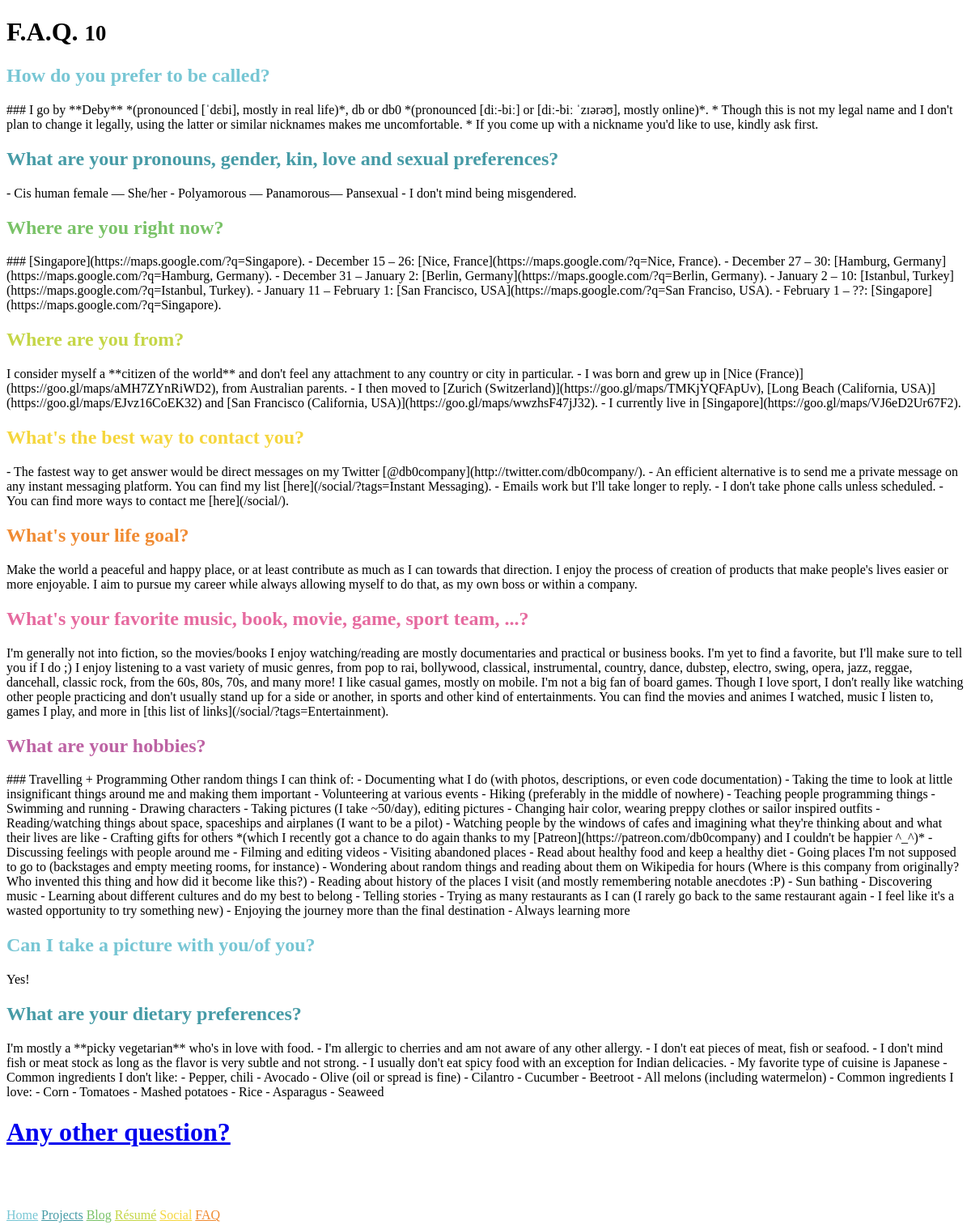
The app's page /faq/, older data.
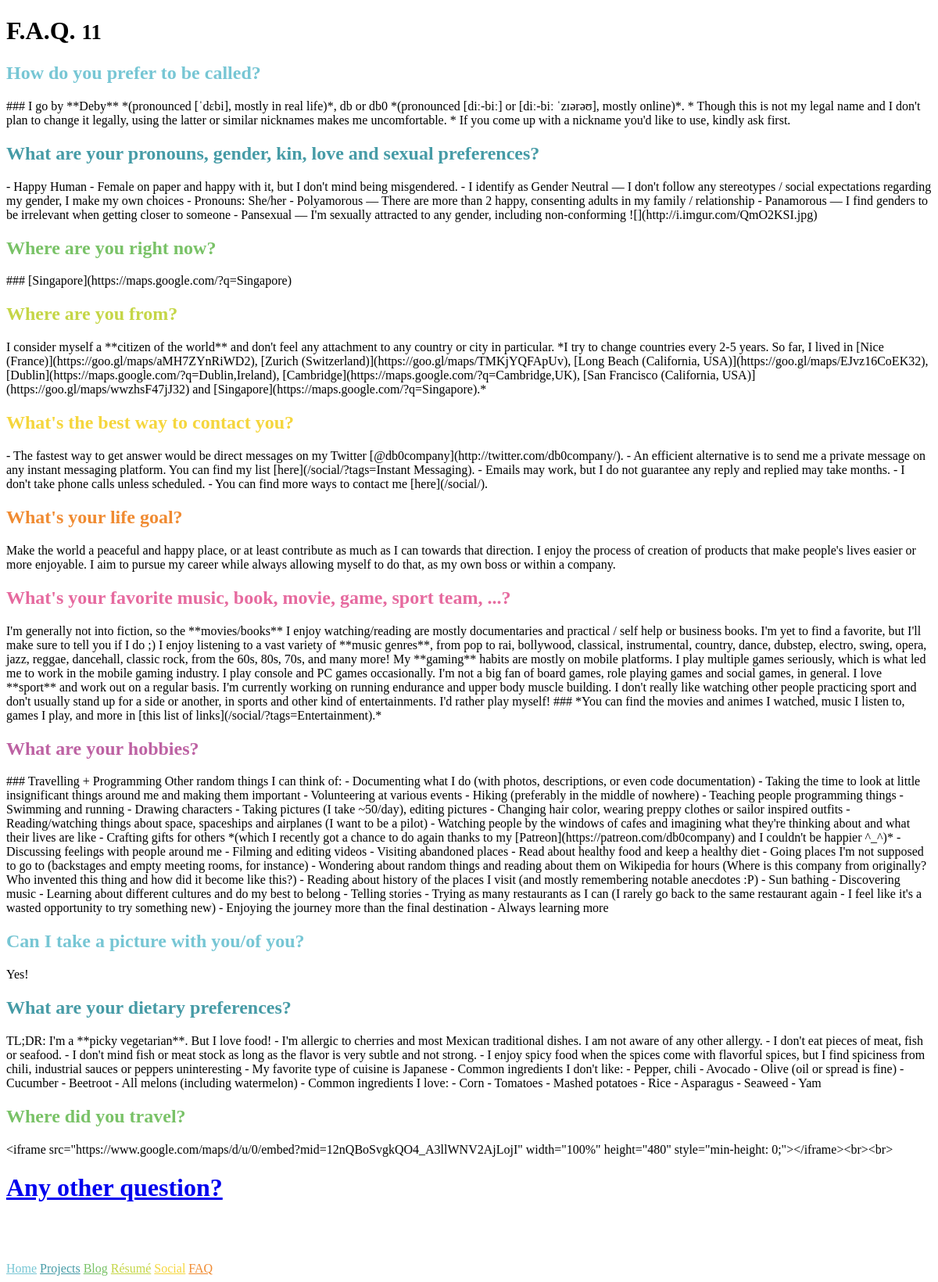
The same page, newer data.
### web/models.py (models this page shows, shortened)
class FAQ(models.Model):
    question = models.CharField(max_length=200)
    answer = models.TextField()
    importance = models.PositiveIntegerField(default=50)

### web/views.py (the view)
# urls.py: url(r'^faq[/]+$', views.faq, name='faq'),
def faq(request):
    context = globalContext(request)
    context['questions'] = models.FAQ.objects.all().order_by('-importance')
    for (question, color) in zip(context['questions'], utils.getRainbowFromSize(len(context['questions']))):
        question.color = color
    return render(request, 'faq.html', context)

### web/utils.py (called while the page is built)
def getRainbowFromSize(size):
    if size > len(RAINBOW):
        return (RAINBOW * int(math.ceil(size / len(RAINBOW))))[:size]
    step = int(round(len(RAINBOW) / size))
    new_rainbow = []
    i = 0
    while i < len(RAINBOW):
        new_rainbow.append(RAINBOW[i])
        i += step
    if len(new_rainbow) < size:
        new_rainbow.append(RAINBOW[-1])
    return new_rainbow

### web/views.py (called while the page is built)
def globalContext(request, nav=NAV):
    rainbow = utils.getRainbowFromSize(len(nav))
    return {
        'current': resolve(request.path_info).url_name,
        'static_url': (settings.STATIC_FULL_URL + settings.STATIC_URL).replace('//static', '/static'),
        'site_name': 'db0.company',
        'site_description': 'Deby Lepage Official Website',
        'debug': settings.DEBUG,
        'static_files_version': '2',
        'rainbow': [(
            (index * (100/len(RAINBOW))),
            ((index + 1) * (100 / (len(RAINBOW)))),
            color,
        ) for index, color in enumerate(RAINBOW)],
        'nav': [tuple(list(info) + [rainbow[index]]) for index, info in enumerate(nav)],
    }

### web/templates/faq.html
{% extends 'base.html' %}
{% block content %}
<div class="faq-content">
  <h1 class="title">
    F.A.Q. <small>{{ questions|length }}</small>
  </h1>
  {% for question in questions %}
  <h2 style="color: {{ question.color }};">{{ question.question }}</h2>
  <p class="markdown answer">{{ question.answer }}</p>
  {% endfor %}
  <h1><a href="https://goo.gl/forms/SV32VwYjk6wel3UE3" target="_blank">Any other question?</a></h1>
  <br><br><br>
</div>
{% endblock %}

### web/templates/base.html (shortened to what this page needs)
<!DOCTYPE html>
<html lang="en" id="html-current-{{ current }}">
  <head>
    {% if debug %}
    <link rel="stylesheet/less" type="text/css" href="/static/less/style.less" />
    {% else %}
    <link rel="stylesheet" href="{{ static_url }}css/style.css?{{ static_files_version }}">
    {% endif %}
  </head>
  <body id="current-{{ current }}">
    <div id="topbar" style="background-image: linear-gradient(to right{% for start, end, color in rainbow %}, {{ color }} {{ start }}%, {{ color }} {{ end }}%{% endfor %});"></div><main>
      {% block content %}{% endblock %}
    </main>
    {% if not hide_nav %}
    <div class="bottom-right-buttons">
      {% for name, title, url, color in nav %}
      <a href="{{ url }}" style="color: {{ color }}; border-color: {{ color }};"{% if current == name %} class="current"{% endif %}>{{ title }}</a>
      {% endfor %}
    </div>
    {% endif %}
  </body>
</html>

Row changes from the older to the newer data that the page shows:
changed FAQ "What are your pronouns, gender, kin, love and sexual preferences?": answer "- Cis human female — She/her - Polyamorous — Panamorous— Pansexual - I don't mind being misgendered." → "- Happy Human - Female on paper and happy with it, but I don't mind being misgendered. - I identify as Gender Neutral — I don't follow any stereotypes / social expectations regarding my gender, I make my own choices - Pronouns: She/her - Polyamorous — There are more than 2 happy, consenting adults in my family / relationship - Panamorous — I find genders to be irrelevant when getting closer to someone - Pansexual — I'm sexually attracted to any gender, including non-conforming ![](http://i.imgur.com/QmO2KSI.jpg)"
changed FAQ "Where are you right now?": answer "### [Singapore](https://maps.google.com/?q=Singapore). - December 15 – 26: [Nice, France](https://maps.google.com/?q=Nice, France). - December 27 – 30: [Hamburg, Germany](https://maps.google.com/?q=Hamburg, Germany). - December 31 – January 2: [Berlin, Germany](https://maps.google.com/?q=Berlin, Germany). - January 2 – 10: [Istanbul, Turkey](https://maps.google.com/?q=Istanbul, Turkey). - January 11 – February 1: [San Francisco, USA](https://maps.google.com/?q=San Franciso, USA). - February 1 – ??: [Singapore](https://maps.google.com/?q=Singapore)." → "### [Singapore](https://maps.google.com/?q=Singapore)"
changed FAQ "Where are you from?": answer "…or city in particular. - I was born and grew up in [Nice (France)](https://goo.gl/maps/aMH7ZYnRiWD2), from Australian parents. - I then moved to [Zurich (Switzerland)](https://goo.gl/maps/TMKjYQFApUv), [Long Beach (California, USA)](https://goo.gl/maps/EJvz16CoEK32) and [San Francisco (California, USA)](https://goo.gl/maps/wwzhsF47jJ32). - I currently live in [Singapore](https://goo.gl/maps/VJ6eD2Ur67F2)." → "…or city in particular. *I try to change countries every 2-5 years. So far, I lived in [Nice (France)](https://goo.gl/maps/aMH7ZYnRiWD2), [Zurich (Switzerland)](https://goo.gl/maps/TMKjYQFApUv), [Long Beach (California, USA)](https://goo.gl/maps/EJvz16CoEK32), [Dublin](https://maps.google.com/?q=Dublin,Ireland), [Cambridge](https://maps.google.com/?q=Cambridge,UK), [San Francisco (California, USA)](https://goo.gl/maps/wwzhsF47jJ32) and [Singapore](https://maps.google.com/?q=Singapore).*"
changed FAQ "What's the best way to contact you?": answer "…[here](/social/?tags=Instant Messaging). - Emails work but I'll take longer to reply. - I don't take…" → "…[here](/social/?tags=Instant Messaging). - Emails may work, but I do not guarantee any reply and replied may take months. - I don't take…"
changed FAQ "What's your favorite music, book, movie, game, sport team, ...?": answer "…into fiction, so the movies/books I enjoy watching/reading are mostly documentaries and practical or business books. I'm yet to find a favorite, but I'll make sure to tell you if I do ;) I enjoy listening to a vast variety of music genres, from pop to rai, bollywood, classical, instrumental, country, dance, dubstep, electro, swing, opera, jazz, reggae, dancehall, classic rock, from the 60s, 80s, 70s, and many more! I like casual games, mostly on mobile. I'm not a big fan of board games. Though I love sport, I don't really like watching other people practicing and don't usually stand up for a side or another, in sports and other kind of entertainments. You can find the movies and animes I…" → "…into fiction, so the **movies/books** I enjoy watching/reading are mostly documentaries and practical / self help or business books. I'm yet to find a favorite, but I'll make sure to tell you if I do ;) I enjoy listening to a vast variety of **music genres**, from pop to rai, bollywood, classical, instrumental, country, dance, dubstep, electro, swing, opera, jazz, reggae, dancehall, classic rock, from the 60s, 80s, 70s, and many more! My **gaming** habits are mostly on mobile platforms. I play multiple games seriously, which is what led me to work in the mobile gaming industry. I play console and PC games occasionally. I'm not a big fan of board games, role playing games and social games,…"
changed FAQ "What are your dietary preferences?": answer "I'm mostly a **picky vegetarian** who's in love with food. - I'm allergic to cherries and am not aware of any other allergy. - I don't eat pieces of meat, fish or seafood. - I don't mind fish or meat stock as long as the flavor is very subtle and not strong. - I usually don't eat spicy food with an exception for Indian delicacies. - My favorite type of cuisine is Japanese - Common ingredients I don't like: - Pepper, chili - Avocado - Olive (oil or spread is fine) - Cilantro - Cucumber - Beetroot - All melons (including watermelon) - Common ingredients I love: - Corn - Tomatoes - Mashed potatoes - Rice - Asparagus - Seaweed" → "TL;DR: I'm a **picky vegetarian**. But I love food! - I'm allergic to cherries and most Mexican traditional dishes. I am not aware of any other allergy. - I don't eat pieces of meat, fish or seafood. - I don't mind fish or meat stock as long as the flavor is very subtle and not strong. - I enjoy spicy food when the spices come with flavorful spices, but I find spiciness from chili, industrial sauces or peppers uninteresting - My favorite type of cuisine is Japanese - Common ingredients I don't like: - Pepper, chili - Avocado - Olive (oil or spread is fine) - Cucumber - Beetroot - All melons (including watermelon) - Common ingredients I love: - Corn - Tomatoes - Mashed potatoes - Rice -…"
added FAQ: question "Where did you travel?", answer "<iframe src=\"https://www.google.com/maps/d/u/0/embed?mid=12nQBoSvgkQO4_A3llWNV2AjLojI\" width=\"100%\" height=\"480\" style=\"min-height: 0;\"></iframe><br><br>"
Text that changed along with them:
{{ questions|length }}: "10" → "11"
